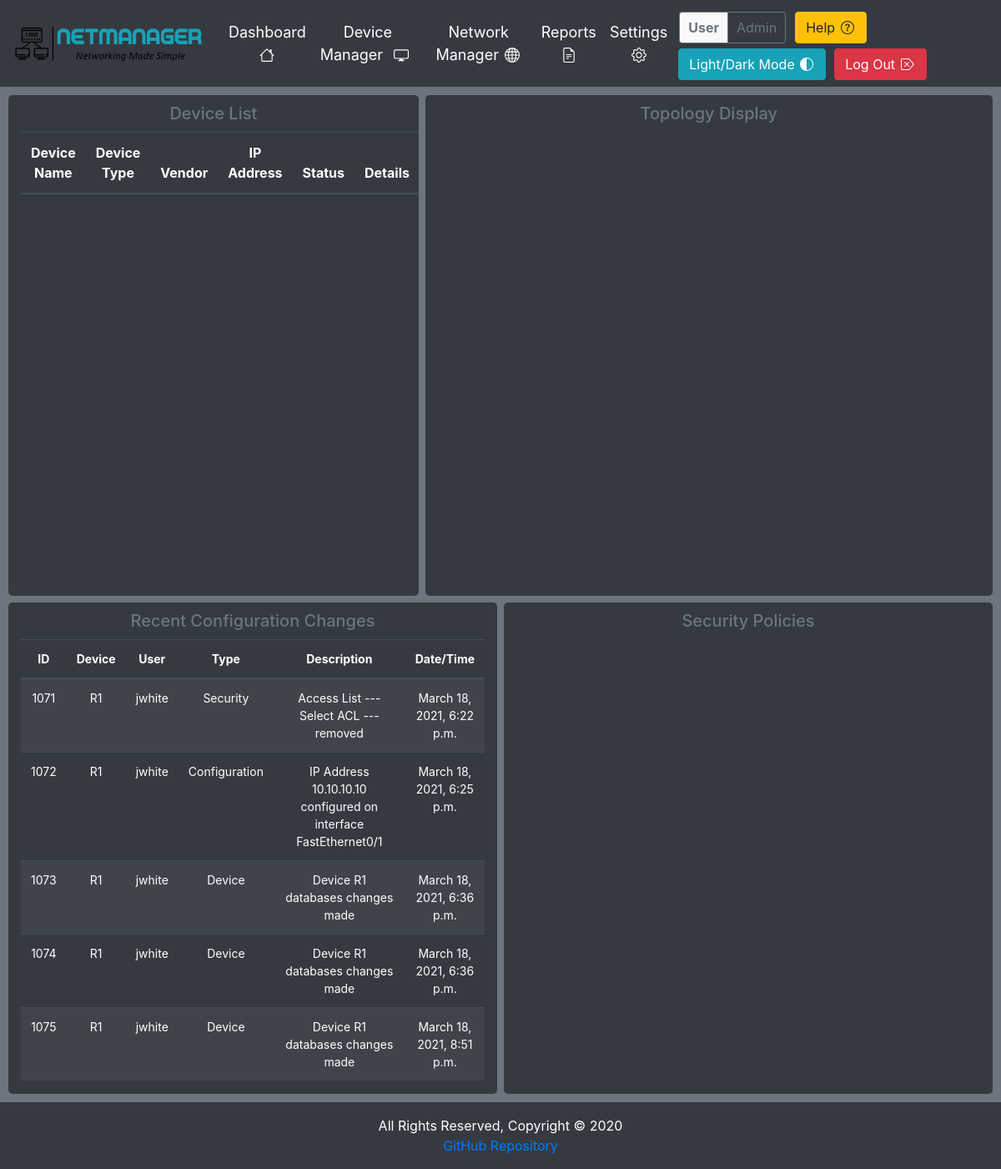
The page /dashboard/Admin/ (signed in) on the database as committed earlier.
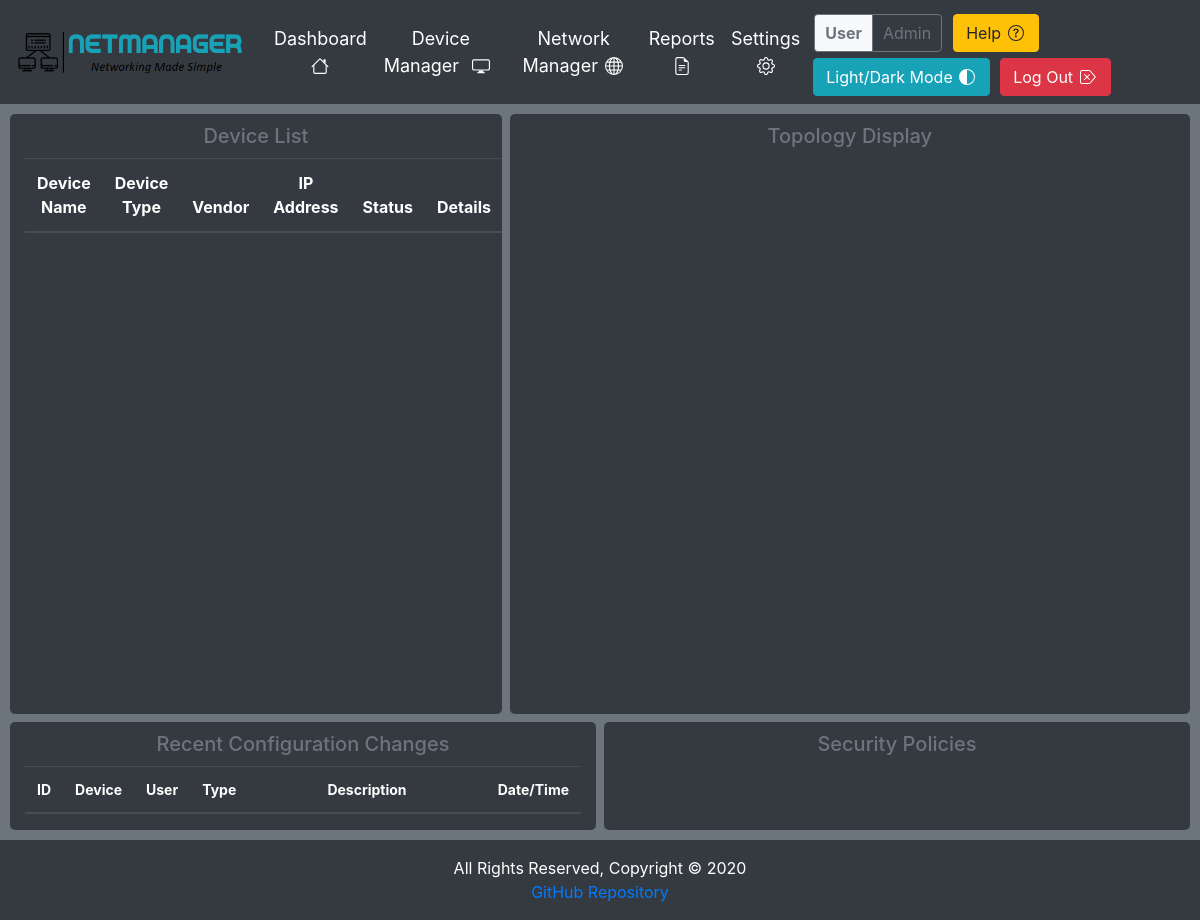
The same page on the database as committed later.
### device/models.py (models this page shows)
class Log(models.Model):
    device = models.CharField(max_length=250, null=False)
    user = models.CharField(max_length=250, null=False)
    type = models.CharField(max_length=250, null=False)
    description = models.CharField(max_length=250, null=False)
    dateTime = models.DateTimeField(default=datetime.now)
    flag = models.BooleanField(default=False)

### dashboard/views.py (the view)
# urls.py: path('dashboard/', include('dashboard.urls')),
@login_required
def dashboard(PageRequest, username):
    user_devices = Device.objects.filter(user__username=username)
    config_logs = Log.objects.all()
    args = {'all_devices': user_devices, 'status': check_devices(), 'all_logs': config_logs}
    return render(PageRequest, 'dashboard.html', args)

### dashboard/views.py (called while the page is built, shortened)
def check_devices():
    user_devices = Device.objects.all()

### templates/dashboard.html (shortened to what this page needs)
{% include "header.html" %}
<body>
{% load static %}
{% include "navbar.html" %}
<main class="main container-fluid">
    <div class="widgets-grid">
        <div class="row mb-2" style="height: 600px">
            <div class="col-5 widget table-responsive">
                <h3 class="title-dark">Device List</h3>
                <table class="table table-striped table-dark">
                    <thead>
                    <tr>
                        <th>Device Name</th>
                        <th>Device Type</th>
                        <th>Vendor</th>
                        <th>IP Address</th>
                        <th>Status</th>
                        <th>Details</th>
                    </tr>
                    </thead>
                </table>
            </div>
            <div class="col ml-2 widget">
                <h3 class="title-dark">Topology Display</h3>
            </div>
        </div>
        <div class="row d-flex">
            <div class="col table-responsive widget">
                <h3 class="title-dark">Recent Configuration Changes</h3>
                <table class="table table-striped table-dark" style="font-size: 14px">
                    <thead>
                    <tr>
                        <th>ID</th>
                        <th>Device</th>
                        <th>User</th>
                        <th>Type</th>
                        <th style="width: 250px;">Description</th>
                        <th>Date/Time</th>
                    </tr>
                    </thead>
                    <tbody>
                    {% for log in all_logs %}
                        <tr>
                        <td id="id">{{ log.id }}</td>
                        <td id="device">{{ log.device }}</td>
                        <td id="user">{{ log.user }}</td>
                        <td id="type">{{ log.type }}</td>
                        <td id="description">{{ log.description }}</td>
                        <td id="dateTime">{{ log.dateTime }}</td>
                    {% endfor %}
                    </tbody>
                </table>
            </div>
            <div class="col ml-2 widget">
                <h3 class="title-dark">Security Policies</h3>
            </div>
        </div>
    </div>
</main>
{% include "footer.html" %}
</body>
</html>

### templates/header.html (shortened to what this page needs)
<!DOCTYPE html>
<html lang="en">
<head>
</head>
<body>
{% load static %}
<link rel="stylesheet" type="text/css" href="{% static 'css/style.css' %}">
<link rel="stylesheet" href="https://cdn.jsdelivr.net/npm/bootstrap@4.5.3/dist/css/bootstrap.min.css"
>
</body>

### templates/navbar.html (shortened to what this page needs)
{% load static %}
<nav class="navbar navbar-expand-lg nav-dark" id="navbar">
    <div style="padding-right: 20px">
        <a href="{% url 'index' %}">
            <img id="logo" src="{% static 'images/logo-dark.png' %}" alt="NetManager" style="width:230px;height:50px;">
        </a>
    </div>
    <div class="collapse navbar-collapse">
        {% if user.is_authenticated %}
            <ul class="navbar-nav mr-auto" style="font-size: 18px">
                <li class="nav-item">
                    <a class="nav-item nav-link link-dark" href="{% url 'dashboard' username=user.get_username %}">Dashboard
                    </a>
                </li>
                <li class="nav-item">
                    <a class="nav-item nav-link link-dark" href="{% url 'device_manager' %}">Device Manager
                    </a>
                </li>
                <li class="nav-item">
                    <a class="nav-item nav-link link-dark" href="#">Network Manager
                    </a>
                </li>
                <li class="nav-item">
                    <a class="nav-item nav-link link-dark" href="{% url 'reports' %}">Reports
                    </a>
                </li>
                <li class="nav-item">
                    <a class="nav-item nav-link link-dark" href="#">Settings
                    </a>
                </li>
            </ul>
            <div class="form-inline">
                <div class="form-inline nav-info">
                    <div class="info bg-light border border-secondary border-right-0 rounded-left">
                        <b>User</b>
                    </div>
                    <div class="info border border-secondary rounded-right">
                        {{ user.get_username }}
                    </div>
                </div>
                <a class="btn btn-warning nav-btn" href="{% url 'help' %}" target="_blank" type="submit"
                   title="Help">Help
                </a>
                <button class="btn btn-info nav-btn" type="button"
                        title="Light/Dark Mode" onclick="darkMode()">Light/Dark Mode
                    <svg xmlns="http://www.w3.org/2000/svg" width="16" height="16" fill="currentColor"
                         class="bi bi-circle-half btn-icon" viewBox="0 0 16 16">
                        <path d="M8 15A7 7 0 1 0 8 1v14zm0 1A8 8 0 1 1 8 0a8 8 0 0 1 0 16z"></path>
                    </svg>
                </button>
                <button class="btn btn-danger nav-btn" type="button" data-toggle="modal"
                        data-target="#logout"
                        title="Log Out">
                    Log Out
                </button>
            </div>
        {% endif %}
    </div>
</nav>

### templates/footer.html (shortened to what this page needs)
<footer class="footer footer-dark" id="footer">
    {% load static %}
    <div class="footer text-center py-3">All Rights Reserved, Copyright © 2020<br>
        <a href="https://github.com/jwhite96/COMP3000" target="_blank"> GitHub Repository</a>
    </div>
</footer>

### static/css/style.css (style rules this page uses)
html { scroll-behavior: smooth; }
body { background-color: #6c757d !important; text-align: center !important; color: #f8f9fa !important; }
.bg-light { background-color: #f8f9fa !important; }
.nav-dark { background-color: #343a40; color: black; }
.link-dark { color: white; }
.widget { background-color: #343a40; border-radius: 5px; }
.title-dark { font-size: 20px; margin-top: 10px; margin-bottom: 10px; text-align: center; color: #6c757d; }
.footer-dark { background-color: #343a40; color: white; }
.nav-info { padding: 6px; cursor: pointer; }
.info { padding: 6px 10px; color: #6c757d; }
.nav-btn { margin-left: 5px; margin-right: 5px; }
.nav-icon { margin-left: 8px; margin-right: 8px; margin-bottom: 2px; }
.btn-icon { margin-left: 2px; margin-right: 2px; margin-bottom: 3px; }
.widgets-grid { padding: 10px; }

Rows that differ between the two databases and show on the page:
removed Log: id "1071", device "R1", user "jwhite", type "Security", description "Access List --- Select ACL --- removed", dateTime "March 18, 2021, 6:22 p.m."
removed Log: id "1072", device "R1", user "jwhite", type "Configuration", description "IP Address 10.10.10.10 configured on interface FastEthernet0/1", dateTime "March 18, 2021, 6:25 p.m."
removed Log: id "1073", device "R1", user "jwhite", type "Device", description "Device R1 databases changes made", dateTime "March 18, 2021, 6:36 p.m."
removed Log: id "1074", device "R1", user "jwhite", type "Device", description "Device R1 databases changes made", dateTime "March 18, 2021, 6:36 p.m."
removed Log: id "1075", device "R1", user "jwhite", type "Device", description "Device R1 databases changes made", dateTime "March 18, 2021, 8:51 p.m."
